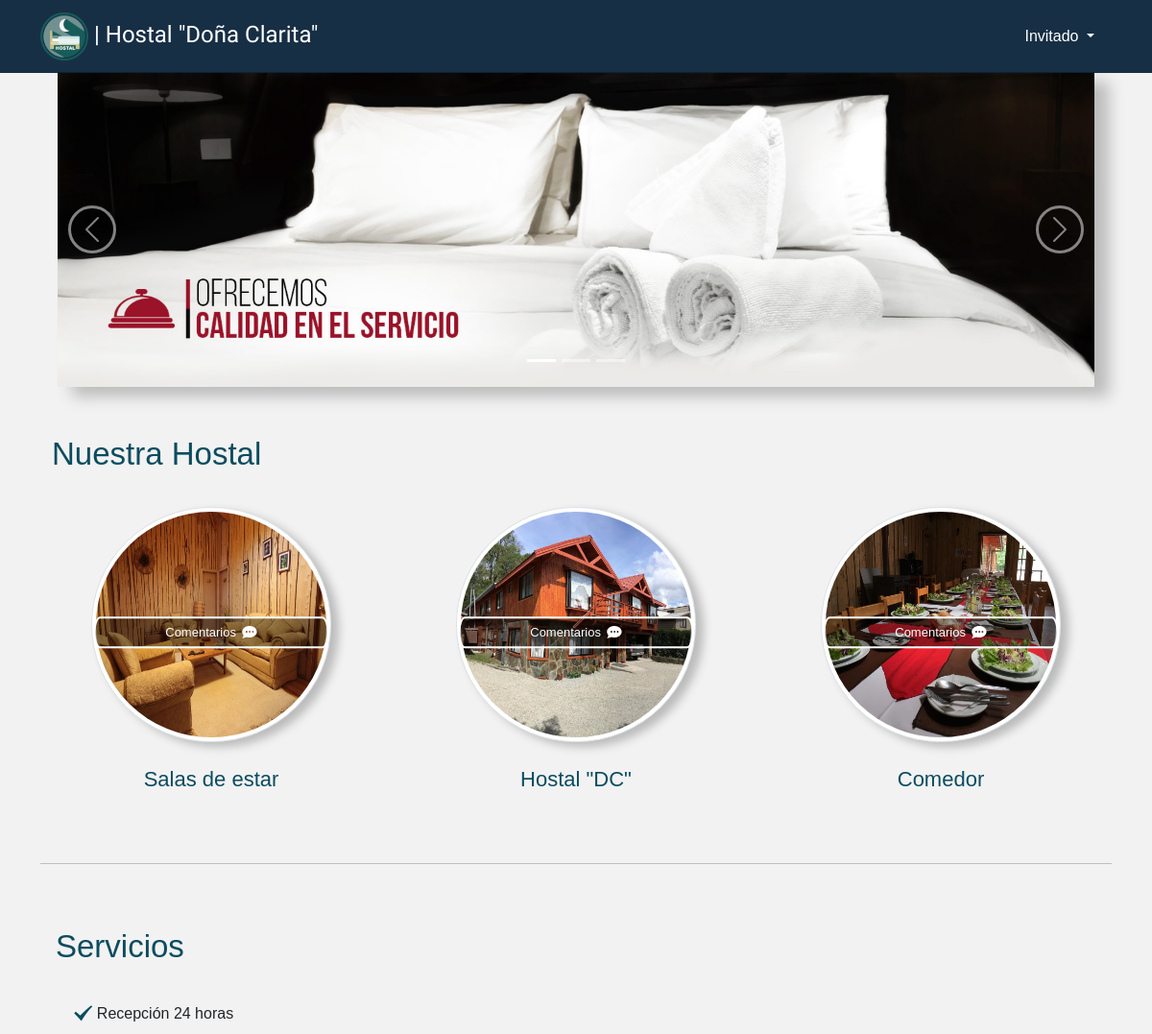
Before: / (upper part) with the older database file.
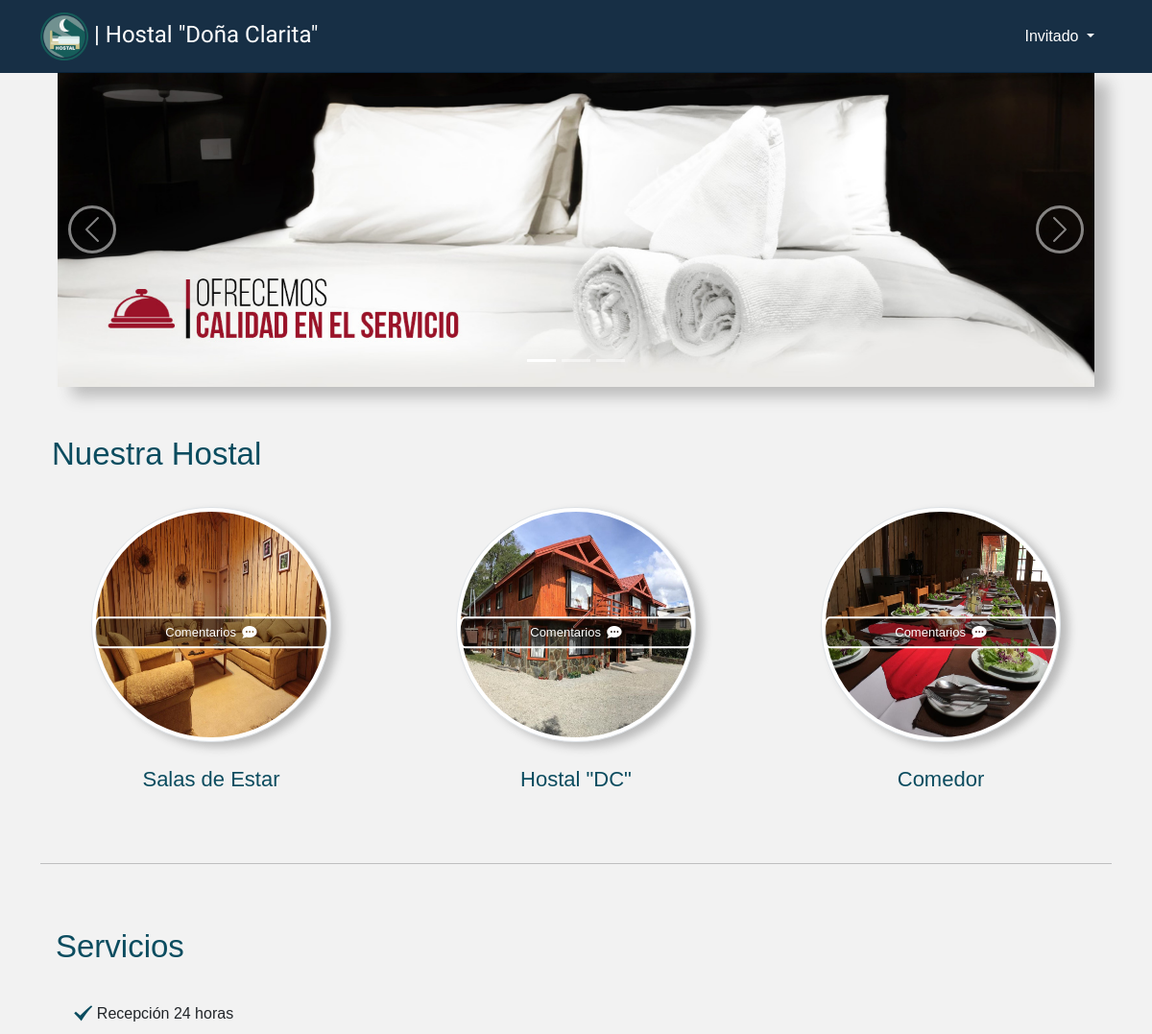
After: the same page with the newer database file.
### alojamiento/models.py (models this page shows, shortened)
class Post(models.Model):
    user                = models.ForeignKey(User, on_delete=models.CASCADE, related_name='posts')
    fecha_creacion      = models.DateTimeField(default=timezone.now)
    Titulo              = models.CharField(max_length=100, null=True, blank=True)
    imagen              = models.ImageField(upload_to='imagenes', null=True, blank=True)
    likes               = models.ManyToManyField(User, related_name="blog_posts")
    class Meta:
        ordering = ['fecha_creacion']

### alojamiento/views.py (the view)
# urls.py: path('', Homeview.as_view(), name="index"),
class Homeview(ListView):
    model = Post
    template_name = 'index.html'

### alojamiento/templates/index.html (shortened to what this page needs)
<!DOCTYPE html>
<html lang="en">
<head>
    {% load static %}
    <link type="text/css" rel="stylesheet" href="{% static 'css/menu.css' %}">
    <link type="text/css" rel="stylesheet" href="{% static 'css/fontello.css' %}">
    <link type="text/css" rel="stylesheet" href="{% static 'css/index.css' %}">
    <link type="text/css" rel="stylesheet" href="{% static 'css/footer.css' %}">
    <link href="https://cdn.jsdelivr.net/npm/bootstrap@5.0.0-beta3/dist/css/bootstrap.min.css" rel="stylesheet">
</head>
{% if request.user.profile.tipo_permiso == 'Proveedor' %}
<link type="text/css" rel="stylesheet" href="{% static 'css/error403.css' %}">
<link href="https://fonts.googleapis.com/css?family=Raleway:500,800" rel="stylesheet">
<body class="body_error">
  <use>
  <svg version="1.1" xmlns="http://www.w3.org/2000/svg" xmlns:xlink="http://www.w3.org/1999/xlink" x="0px" y="0px" viewBox="0 0 1000 1000" enable-background="new 0 0 1000 1000" xml:space="preserve" class="whistle">
<metadata> Svg Vector Icons : http://www.onlinewebfonts.com/icon </metadata>
<g><g transform="translate(0.000000,511.000000) scale(0.100000,-0.100000)">
<path d="M4295.8,3963.2c-113-57.4-122.5-107.2-116.8-622.3l5.7-461.4l63.2-55.5c72.8-65.1,178.1-74.7,250.8-24.9c86.2,61.3,97.6,128.3,97.6,584c0,474.8-11.5,526.5-124.5,580.1C4393.4,4001.5,4372.4,4001.5,4295.8,3963.2z"/><path d="M3053.1,3134.2c-68.9-42.1-111-143.6-93.8-216.4c7.7-26.8,216.4-250.8,476.8-509.3c417.4-417.4,469.1-463.4,526.5-463.4c128.3,0,212.5,88.1,212.5,224c0,67-26.8,97.6-434.6,509.3c-241.2,241.2-459.5,449.9-488.2,465.3C3181.4,3180.1,3124,3178.2,3053.1,3134.2z"/><path d="M2653,1529.7C1644,1445.4,765.1,850,345.8-32.7C62.4-628.2,22.2-1317.4,234.8-1960.8C451.1-2621.3,947-3186.2,1584.6-3500.2c1018.6-501.6,2228.7-296.8,3040.5,515.1c317.8,317.8,561,723.7,670.1,1120.1c101.5,369.5,158.9,455.7,360,553.3c114.9,57.4,170.4,65.1,1487.7,229.8c752.5,93.8,1392,181.9,1420.7,193.4C8628.7-857.9,9900,1250.1,9900,1328.6c0,84.3-67,172.3-147.4,195.3c-51.7,15.3-790.8,19.1-2558,15.3l-2487.2-5.7l-55.5-63.2l-55.5-61.3v-344.6V719.8h-411.7h-411.7v325.5c0,509.3,11.5,499.7-616.5,494C2921,1537.3,2695.1,1533.5,2653,1529.7z"/></g></g>
</svg>
</use>
<h1 style=" color: #facf5a;">403</h1>
<h2 style="color: #455d7a;">No Esta Vez, Acceso Prohibido!</h2>
<div class="container">
  <a href="/index_proveedor" id="back">Volver a Casa</a>
</div>
</body>
{% else %}
 <header>
   {% if request.user.profile.tipo_permiso == 'Administrador' or request.user.profile.tipo_permiso == 'Recepcionista' or request.user.profile.tipo_permiso == 'Solicitante' or  request.user.profile.tipo_permiso == 'Ayudante Cocina' %}
   <div id="menu_mobile" >
     {% if request.user.is_authenticated %}
   <nav class="navbar navbar-white" id="barra_mobile">
     <div class="container">
       <a href="/" class="icon-home-2" title="Home" id="opciones_mobile"></a>
       <a href="/perfil" class="icon-user-circle-o" title="Perfil" id="opciones_mobile"></a>
       {% if request.user.profile.tipo_permiso == 'Recepcionista' %}
       <a href="/habitaciones" class="icon-list-alt" title="Dashboard" id="opciones_mobile"></a>
       {% elif request.user.profile.tipo_permiso == 'Solicitante' %}
       <a href="/proveedores" class="icon-list-alt" title="Dashboard" id="opciones_mobile"></a>
       {% elif request.user.profile.tipo_permiso == 'Ayudante Cocina' %}
       <a href="/comedor" class="icon-list-alt" title="Dashboard" id="opciones_mobile"></a>
       {% else %}
       <a href="/dashboard" class="icon-list-alt" title="Dashboard" id="opciones_mobile"></a>
       {% endif %}
       <button class="navbar-toggler" id="btn_menu" type="button" data-bs-toggle="collapse" data-bs-target="#navbarToggleExternalContent" aria-controls="navbarToggleExternalContent" aria-expanded="false" aria-label="Toggle navigation">
        <span class="icon-menu-2" ></span>
      </button>
     </div>
   </nav>
   <div class="collapse" id="navbarToggleExternalContent">
     <div class="mobile_options">
        {% if request.user.profile.tipo_permiso == 'Administrador' %}
         <div class="accordion-item">
           <h2 class="accordion-header" id="flush-headingOne">
             <a class="accordion-button collapsed" href="/ayuda" id="xd">
               Ayuda <span class="icon-help" id="icons_mobiles"></span>
             </a>
           </h2>
         </div>
        <div class="accordion-item">
          <h2 class="accordion-header" id="flush-headingOne">
            <a class="accordion-button collapsed" id="xd"  href="/nuevo_post">
            Nuevo Post <span class="icon-upload" id="icons_mobiles"></span>
            </a>
          </h2>
        </div>
         <div class="accordion-item">
           <h2 class="accordion-header" id="flush-headingOne">
             <a class="accordion-button collapsed" href="/logout" id="xd" >
               Cerrar Sesión <span class="icon-logout" id="icons_mobiles"></span>
             </a>
           </h2>
         </div>
         {% else %}
         <div class="accordion-item">
          <h2 class="accordion-header" id="flush-headingOne">
            <a class="accordion-button collapsed" href="#" id="xd"  href="#" data-bs-toggle="modal" data-bs-target="#exampleModal">
              Ayuda <span class="icon-help" id="icons_mobiles"></span>
            </a>
          </h2>
        </div>
        <div class="accordion-item">
          <h2 class="accordion-header" id="flush-headingOne">
            <a class="accordion-button collapsed" href="/logout" id="xd" >
              Cerrar Sesión <span class="icon-logout" id="icons_mobiles"></span>
            </a>
          </h2>
        </div>
        {% endif %}
       </div>
     </div>
     {% else %}
     {% endif %}
   </div>
 </div>
   <nav class="navbar navbar-white" id="barra_2" >
     <div class="container">
       <a class="navbar-brand" href="/" id="nombre_empresa">
       <img src="{% static 'img/logo2.png' %}" alt="" id="logo">
       | Hostal "Doña Clarita"
       </a>
      <ul class="nav justify-content-center">
        <li class="nav-item">
          <a class="nav-link" href="/" id="links">Inicio</a>
        </li>
        {% if request.user.profile.tipo_permiso == 'Recepcionista' %}
        <li class="nav-item">
          <a class="nav-link" href="/habitaciones" id="links">Dashboard</a>
        </li>
        {% elif request.user.profile.tipo_permiso == 'Solicitante' %}
        <li class="nav-item">
          <a class="nav-link" href="/proveedores" id="links">Dashboard</a>
        </li>
        {% elif request.user.profile.tipo_permiso == 'Ayudante Cocina' %}
        <li class="nav-item">
          <a class="nav-link" href="/comedor" id="links">Dashboard</a>
        </li>
        {% else %}
        <li class="nav-item">
         <a class="nav-link" href="/dashboard" id="links">Dashboard</a>
        </li>
        {% endif %}
        <li class="nav-item">
          <a class="nav-link"  href="/ayuda" id="links">Ayuda</a>
        </li>
      </ul>
       <ul class="nav justify-content-end" >
        {% if request.user.is_authenticated %}
         <li class="nav-item dropdown">
           <a class="nav-link dropdown-toggle" title="menú" href="#" id="navbarDropdownMenuLink" role="button" data-bs-toggle="dropdown" aria-expanded="false">
             <img src="{{ request.user.profile.foto_perfil.url}}" class="card-img" id="foto_perfil"></img>
             Hola, {{request.user.username}}
           </a>
           {% if request.user.profile.tipo_permiso == 'Administrador' %}
           <ul class="dropdown-menu" aria-labelledby="navbarDropdownMenuLink" id="opciones">
            <li><a class="dropdown-item" href="/perfil">Perfil <span class="icon-user-circle-o"></span></a></li>
            <li><a class="dropdown-item" href="/nuevo_post">Nuevo Post <span class="icon-upload"></span></a></li>
            <li><a class="dropdown-item" href="/logout" style="margin-top: 1px;">Cerrar Sesión <span class="icon-logout"></span></a></li>
          </ul>
          {% else %}
           <ul class="dropdown-menu" aria-labelledby="navbarDropdownMenuLink" id="opciones">
             <li><a class="dropdown-item" href="/perfil">Perfil <span class="icon-user-circle-o"></span></a></li>
             <li><a class="dropdown-item" href="/logout" style="margin-top: 1px;">Cerrar Sesión <span class="icon-logout"></span></a></li>
           </ul>
         </li>
         {% endif %}
       {% else %}
         <li class="nav-item dropdown">
           <a class="nav-link dropdown-toggle" title="menú" href="#" id="navbarDropdownMenuLink" role="button" data-bs-toggle="dropdown" aria-expanded="false">
             Invitado
           </a>
           <ul class="dropdown-menu" aria-labelledby="navbarDropdownMenuLink" id="opciones">
             <li><a class="dropdown-item" href="/login">Iniciar Sesión <span class="icon-user-circle-o"></span></a></li>
           </ul>
         </li>
       </ul>
       {% endif %}
     </div>
   </nav>
   {% else %}
   <nav class="navbar navbar-white" id="barra_2" >
     <div class="container">
       <a class="navbar-brand" href="/" id="nombre_empresa">
       <img src="{% static 'img/logo2.png' %}" alt="" id="logo">
       | Hostal "Doña Clarita"
       </a>
       <ul class="nav justify-content-end" >
         {% if request.user.is_authenticated %}
         <li class="nav-item dropdown">
           <a class="nav-link dropdown-toggle" title="menú" href="#" id="navbarDropdownMenuLink" role="button" data-bs-toggle="dropdown" aria-expanded="false">
             <img src="{{ request.user.profile.foto_perfil.url}}" class="card-img" id="foto_perfil"></img>
             Hola, {{request.user.username}}
           </a>
           <ul class="dropdown-menu" aria-labelledby="navbarDropdownMenuLink" id="opciones">
             <li><a class="dropdown-item" href="/perfil">Perfil <span class="icon-user-circle-o"></span></a></li>
             <li><a class="dropdown-item" href="/mis_reservas">Mis Reservas <span class="icon-address-book-o"></span></a></li>
             <li><a class="dropdown-item" href="/mis_facturas">Mis Facturas <span class="icon-newspaper"></span></a></li>
             <li><a class="dropdown-item" href="/logout" style="margin-top: 1px;">Cerrar Sesión <span class="icon-logout"></span></a></li>
           </ul>
         </li>
         {% else %}
         <li class="nav-item dropdown">
           <a class="nav-link dropdown-toggle" title="menú" href="#" id="navbarDropdownMenuLink" role="button" data-bs-toggle="dropdown" aria-expanded="false">
             Invitado
           </a>
         </li>
       </ul>
       {% endif %}
     </div>
   </nav>
   {% endif %}
 </header>
<body class="body">
  <div id="carouselExampleIndicators" class="carousel slide" data-bs-ride="carousel">
    <div class="carousel-indicators">
      <button type="button" data-bs-target="#carouselExampleIndicators" data-bs-slide-to="0" class="active" aria-current="true" aria-label="Slide 1"></button>
      <button type="button" data-bs-target="#carouselExampleIndicators" data-bs-slide-to="1" aria-label="Slide 2"></button>
      <button type="button" data-bs-target="#carouselExampleIndicators" data-bs-slide-to="2" aria-label="Slide 3"></button>
    </div>
    <div class="carousel-inner">
      <div class="carousel-item active">
        <img src="{% static 'img/banner2.jpg'%}" class="d-block w-100" alt="..." id="images_carrusel">
      </div>
    </div>
    <button class="carousel-control-prev" id="carrusel_btns_l" type="button" data-bs-target="#carouselExampleIndicators" data-bs-slide="prev">
      <span class="carousel-control-prev-icon" aria-hidden="true"></span>
    </button>
    <button class="carousel-control-next" id="carrusel_btns_r" type="button" data-bs-target="#carouselExampleIndicators" data-bs-slide="next">
      <span class="carousel-control-next-icon" aria-hidden="true"></span>
    </button>
  </div>
      <div class="container">
        <div class="container">
          <h2 id="titulo">Nuestra Hostal</h2>
        </div>
        <div class="row row-cols-1 row-cols-md-3 g-4">
          {% for post in object_list %}
          <div class="col" >
            <div class="card h-100" id="carta_post" >
              <img src="{{post.imagen.url}}" class="img-thumbnail rounded-circle" alt="..." id="img_posts">
              <div class="card-body">
                <h5 class="card-title" id="titulo_post">{{post.Titulo}}</h5>
              </div>
              <a href="{% url 'opiniones' post.pk %}" class="btn btn-primary" id="btn_view_hostal">Comentarios <span class="icon-chat-2"></span> </a>
            </div>
          </div>
          {% endfor%}
        </div>
        <hr class="featurette-divider" id="divisor">
        <div class="card-body" >
            <h2 id="titulo">Servicios</h2>
            <ul class="list-group list-group-flush" >
              <li class="list-group-item" id="lista_service"><span class="icon-ok-2" id="check_icons"></span> Recepción 24 horas</li>
            </ul>
        </div>
      </div>
    <br>
    <br>
</body>
{% endif %}
</html>

### hostal/static/css/menu.css (style rules this page uses)
* { margin: 0; padding: 0; font-family: 'Trebuchet MS', 'Lucida Sans Unicode', 'Lucida Grande', 'Lucida Sans', Arial, sans-serif; box-sizing: border-box; }
#navbarDropdownMenuLink { font-weight: 500; }
#nombre_empresa { color: #fff; font-size: 24px; font-family: 'Lobster Two', cursive; }
#barra_2 { background: #0B243B; position: fixed; top: 0; right: 0; left: 0; z-index: 1030; opacity: 0.95; }
#logo { width: 50px; height: 50px; }
#navbarDropdownMenuLink { border: 2px solid transparent; background: transparent; border-radius: 0%; color: #fff; }

### hostal/static/css/index.css (style rules this page uses)
.body { background: #f2f2f2; }
#images_carrusel { width: 100%; height: 100% }
#carouselExampleIndicators { margin: auto; width: 80%; margin-top: 75px; margin-bottom: 50px; box-shadow: 15px 10px 15px#bbb; padding: 0%; }
@media (max-width:1440px) { #carouselExampleIndicators { width: 90%; } }
#divisor { margin-top: 50px; margin-bottom: 50px; }
#carta_post { max-width: 350px; margin: auto; margin-top: 15px; border: none; padding: 0%; background: transparent; border-radius: 0%; }
#img_posts { width: 250px; height: 245px; margin: auto; box-shadow: 8px 5px 10px#bbb; }
#titulo_post { text-align: center; font-size: 22px; margin-top: 10px; color: #0B4C5F; }
#btn_view_hostal { position: absolute; top: 39%; left: 50%; width: 60%; transform: translate(-50%, -50%); -ms-transform: translate(-50%, -50%); background: rgba(000, 000, 000, 0.4); color: #fff; font-size: 15px; padding: 6px 18px; border: 2px solid #fff; cursor: pointer; border-radius: 50px / 120px ; text-align: center; }
@media (max-width:1200px) { #btn_view_hostal { font-size: 13px; width: 70%; padding: 5px 15px; } }
#titulo { color: #0B4C5F; font-size: 33px; margin-bottom: 20px; }
#check_icons { color:#0B4C5F; }
#lista_service { margin-top: 10px; font-weight: 500; background: #f2f2f2; border: none; }
@media (min-width:1040px) { #carrusel_btns_l { padding: 0%; left: 1%; width: 50px; height: 50px; border-radius: 50%; border: 3px solid #fff; margin: auto; background: transparent; } }
#carrusel_btns_l:not(hover) { transition: all 0.3s; }
@media (min-width:1040px) { #carrusel_btns_r { padding: 0%; right: 1%; width: 50px; height: 50px; border-radius: 50%; border: 3px solid #fff; margin: auto; background: transparent; } }
#carrusel_btns_r:not(hover) { transition: all 0.3s; }

Changed rows visible on the page:
changed Post: Titulo "Salas de estar" → "Salas de Estar"
